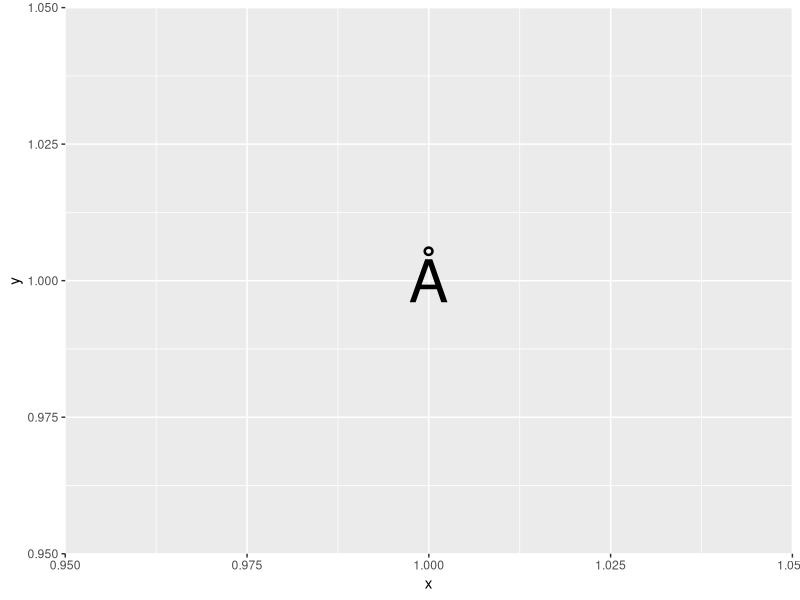

Recreate this plot in R.
a <- c(1.3,3.4,2.4,2.9)
is.numeric(a)
typeof(a)
class(a)
a[1] <- "1.2"
is.numeric(a)
typeof(a)
class(a)


b <- letters[1:10]
is.character(b)
typeof(b)

b[1] <- 1
is.character(b)
typeof(b)


d <- c(TRUE, TRUE, TRUE, TRUE, FALSE, TRUE)
is.logical(d)
typeof(d)
class(d)

d[1] <- 1
is.logical(d)


year <- 2023
x <- "EAGLE students"
paste("The", year, x, "like to code :-)")


#never do
x <- "0.3"
y <- 0.01
y < x

x <- "0.3"
y <- 0.000001
y < x


install.packages("ggplot2")
library(ggplot2)
x <- data.frame(x=1,y=1,label="Å")
ggplot(data=x, aes(x=x, y=y)) + geom_text(aes(label=label), size=15)


